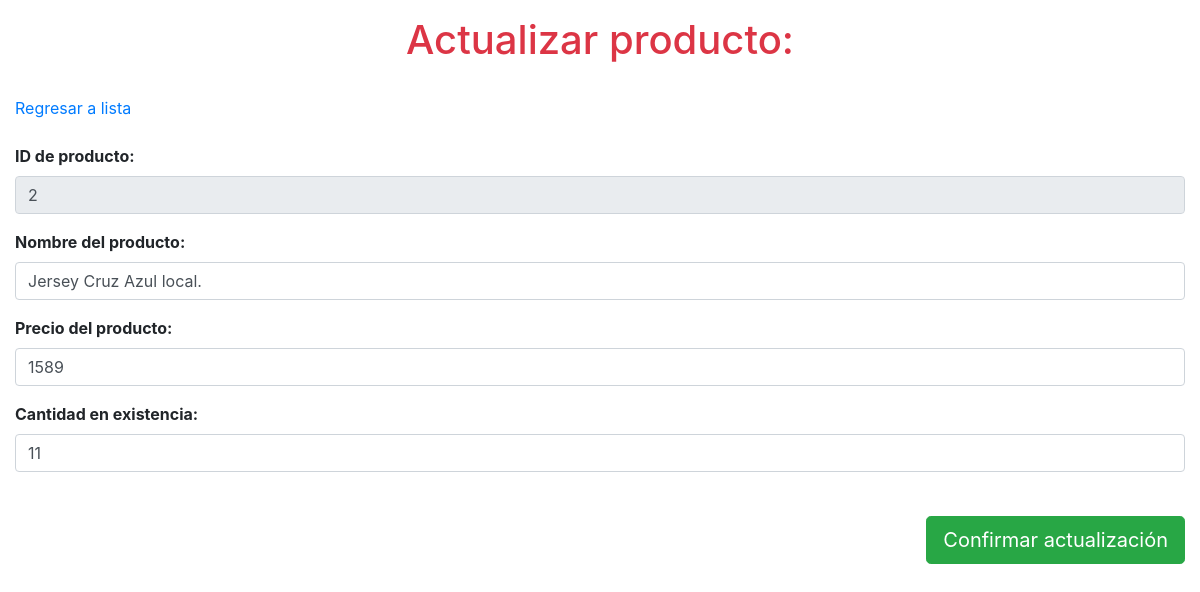
The app's page /productos/update.php?id_producto=2 with its own data.
### tables this page shows
CREATE TABLE productos (
	id_producto INTEGER PRIMARY KEY AUTOINCREMENT,
    producto VARCHAR (100) NOT NULL,
    precio FLOAT NOT NULL,
    existencias INTEGER NOT NULL
);

### productos/db/details_update.php (the view)
<?php
    $id_producto = $_GET["id_producto"];
    $db = new SQLite3("../tienda.db");
    $resultado = $db->query("SELECT * from productos where id_producto='$id_producto';");
    while ($row = $resultado->fetchArray()) {
        $id_producto = $row["id_producto"];
        $producto = $row['producto'];
        $precio = $row['precio'];
        $existencias = $row['existencias'];
    }
    $form = "
        <div class='form-group font-weight-bold'>
            <label for='id_producto'>ID de producto:</label>
            <input type='text' readonly class='form-control' id='id_producto' name='id_producto' aria-describedby='ID producto' value='$id_producto'>
        </div>
        <div class='form-group font-weight-bold'>
            <label for='producto'>Nombre del producto:</label>
            <input type='text' class='form-control' id='producto' name='producto' aria-describedby='producto' value='$producto'>
        </div>
        <div class='form-group font-weight-bold'>
            <label for='precio'>Precio del producto:</label>
            <input type='number' step='any' class='form-control' id='precio' name='precio' aria-describedby='precio' value='$precio'>
        </div>
        <div class='form-group font-weight-bold'>
            <label for='existencias'>Cantidad en existencia:</label>
            <input type='number' class='form-control' id='existencias' name='existencias' aria-describedby='precio' value='$existencias'>
        </div>
        ";
    print($form);
?>

### records on screen
productos: id_producto "2", producto "Jersey Cruz Azul local.", precio "1589", existencias "11"
